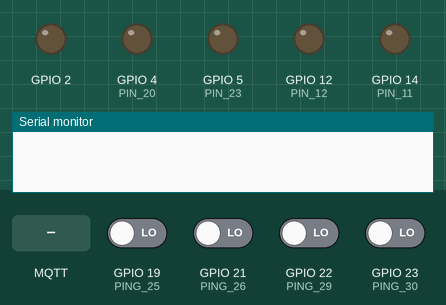
This sketch was run on a simulated ESP32. Shown: output pins drawn as LEDs (lit = HIGH), the last lines printed to the serial monitor. Inputs (shaded band) come from the test bench; at power-on: GPIO 19 (PING_25), GPIO 21 (PING_26), GPIO 22 (PING_29), GPIO 23 (PING_30) LOW. WiFi joins after 1.5 s; servers stay silent unless stated; no MQTT or app messages arrive unless stated.

Above: at 0.0 s.
At 3.2 s:
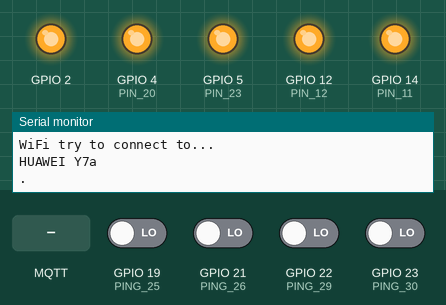
3.3 s: MQTT message "NR/ap/tillerBy" arrives on the first subscribed topic
At 4.01 s:
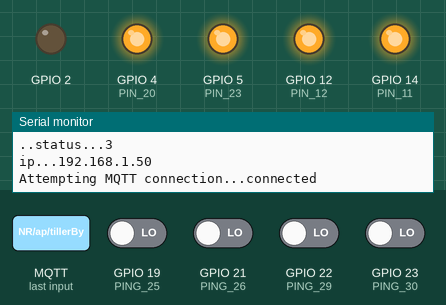
5.5 s: MQTT message "iobox/adcHz" arrives on the first subscribed topic
7.0 s: MQTT message "1" arrives on the second subscribed topic
Timing chart, 0 to 10.0 s (numbered marks = the images above; inputs shaded):
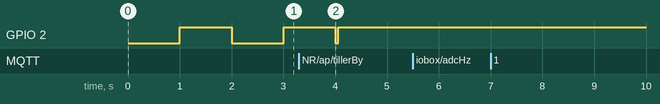

The sketch:

esp32iobox1.ino
```cpp
//#include <ESP8266WiFi.h>
#include <WiFi.h>
#include <PubSubClient.h>
#include <ArduinoOTA.h>

char *ap_ssid[] = {  "apHome",        "DIRECT-7u-SecureTether-svOiysh7" , "HUAWEI Y7a"           };
char *ap_pass[] = {  "123456789",     "9egHgaWh",                        "srytyfrytybangbang"  };
char *mq_server[] = { "192.168.1.1",  "192.168.49.1",                   "192.168.43.1"  };
char apCount = 2; // count of Access points starting from 0
char *mqClient = "boxio11";
int boxioNo = 1;

char apAt = 2; // start from 0 !!! for debug force
char mqAt = 1;
bool apOk = false;
int mq_port = 10883;
#define MQMSG_BUFFER_SIZE  (50)
char mqmsg[MQMSG_BUFFER_SIZE];
bool ledStatus = false;

int apReconnects = 0;
int mqReconnects = 0;
int uaErr = 0;
long adcHz = 1;


long iter = 0;

long swUpTo = 0;
long ticker = 0;


void ph(String msg){
  Serial.print(msg);
}
void phnl(String msg){
  Serial.println(msg);
}


WiFiClient espClient;

PubSubClient client(espClient);
String uamsg = "";


char* tmpPayload;
long swFor = 0;
void mqcallback(char* topic, byte* payload, unsigned int length){

  tmpPayload = (char*)payload;
  tmpPayload[length] = 0;
  String str = String(tmpPayload);
  ph("\ngot topic:["+String(topic)+"] msg:["+str+"]");
  //ph( str );
  /*
  ph("Message arrived [");
  ph("] payload:");
  ph("[");
  ph("] len:");
  phnl(String(length));
  */

  if( String( topic ) == "NR/ap/tillerBy" ){
    swFor = strtol( str.c_str(), NULL, 10 );


    ledOn();
    digitalWrite( 5, HIGH );
    digitalWrite( 4, HIGH );

    if( swFor>0 ){
      digitalWrite( 5, LOW );
      swUpTo = ticker + swFor;
    }else{
      digitalWrite( 4, LOW );
      swUpTo = ticker - swFor;

    }

  }else if(String( topic ).equals("iobox/adcHz") ){
    adcHz = atoi( str.c_str() );

  }else if(String( topic ).equals("iobox/p") ){
    String piStr = str.substring(0, str.indexOf(':') );
    int pi = atoi( piStr.c_str() );
    String stateT = str.substring(str.indexOf(':')+1);
    if( stateT.equals( "1" ) ){
      ph("\nGPIO"+String(pi)+" to HI\n");
      digitalWrite( pi, HIGH);
    }else{
      ph("\nGPIO"+String(pi)+" to LOW\n");
      digitalWrite( pi, LOW);
    }

  }else if( String( topic ) == "boxio1/cmd" ){
    if( str == "led:On" )
      ledOn();
    else if( str == "led:Off" )
      ledOff();

    else if( str == "p5:On" )
      digitalWrite( 5, HIGH);
    else if( str == "p5:Off" )
      digitalWrite( 5, LOW);

    else if( str == "p4:On" )
      digitalWrite( 4, HIGH);
    else if( str == "p4:Off" )
      digitalWrite( 4, LOW);

    else if( str == "p14:On" )
      digitalWrite( 14, HIGH);
    else if( str == "p14:Off" )
      digitalWrite( 14, LOW);

    else if( str == "p12:On" )
      digitalWrite( 12, HIGH);
    else if( str == "p12:Off" )
      digitalWrite( 12, LOW);

  }


}

void setMqtt(){
  client.setServer(mq_server[apAt], mq_port);
  client.setCallback( mqcallback );
}

void ledOff(){
  digitalWrite( 2, HIGH);
  ledStatus = false;
}

void ledOn(){
  digitalWrite( 2, LOW);
  ledStatus = true;
}

void ledToggle(){
  if( ledStatus ){
    ledOff();
  }else{
    ledOn();
  }

}


void setup() {
  // put your setup code here, to run once:

  delay(1000);
  // out  ledPin,   4,  5,  12, 14
  // stTO H              H   H   H   H
  pinMode(2, OUTPUT);
  ledOff();
  pinMode(4, OUTPUT);       // PIN 20
  digitalWrite( 4, HIGH);
  pinMode(5, OUTPUT);       // PIN 23
  digitalWrite( 5, HIGH);
  pinMode(12, OUTPUT);      // PIN 12
  digitalWrite( 12, HIGH);
  pinMode(14, OUTPUT);      // PIN 11
  digitalWrite( 14, HIGH);

  // INPUTS 23, 22, 21, 19
  pinMode( 23 , INPUT);     // PING 30
  pinMode( 22 , INPUT);     // PING 29
  pinMode( 21 , INPUT);     // PING 26
  pinMode( 19 , INPUT);     // PING 25

  /*
  // ADC  36, 39, 34, 35
  pinMode(36, INPUT);      // PIN 2
  pinMode(39, INPUT);      // PIN 3
  pinMode(34, INPUT);      // PIN 4
  pinMode(35, INPUT);      // PIN 5
  // int potValue = analogRead(potPin);
  */


  Serial.begin(115200);

  WiFi.mode(WIFI_STA);

  delay(1000);

  ArduinoOTA.setHostname(mqClient);
  ArduinoOTA.setPassword("box");
  ArduinoOTA.onStart([]() {
    String type;
    if (ArduinoOTA.getCommand() == U_FLASH) {
      type = "sketch";
    } else { // U_FS
      type = "filesystem";
    }

  });
  ArduinoOTA.onEnd([]() {
  });
  ArduinoOTA.onProgress([](unsigned int progress, unsigned int total) {
  });
  ArduinoOTA.onError([](ota_error_t error) {
  });
  ArduinoOTA.begin();


}

char apMaxLoops = 15;
char apLoop = 0;
bool doWifi(){
  if( WiFi.status() != WL_CONNECTED ){
    apOk = false;
    apReconnects++;
    phnl("WiFi try to connect to...");
    phnl(ap_ssid[apAt]);
    WiFi.begin( ap_ssid[apAt], ap_pass[apAt] );
    apOk = false;
    for( apLoop=0; apLoop<apMaxLoops; apLoop++ ){
      ledToggle();
      delay(1000);
      ph(".");
      if (WiFi.status() == WL_CONNECTED) {
        apOk = true;

        setMqtt();

        break;
      }
    }
    if( apOk == false ){
      phnl("WiFi not found try different next time");
      apAt++;
      if( apAt > apCount )
        apAt = 0;
      return false;
    }else{
      ph( "status...");
      phnl( String((int)WiFi.status()) );
      ph( "ip...");
      phnl( WiFi.localIP().toString() );
      ledOff();
      return true;
    }

  }else
    return true;

}

char mqRecMax = 10;
char mqLoop = 0;
bool mqReconnect() {
  // Loop until we're reconnected
  mqLoop = 0;
  while (!client.connected()) {
    ph("Attempting MQTT connection...");
    ledToggle();
    if( mqLoop>mqRecMax)
      return false;

    if (client.connect(String(mqClient).c_str())) {
      ph("connected");
      String topic = String(mqClient)+"/cmd";
      client.subscribe( topic.c_str() );
      client.subscribe( "NR/ap/tillerBy" );
      client.subscribe( "iobox/p" );
      client.subscribe( "boxio1/#" );

      client.publish(
        String( String(mqClient)+"/status/apReconnects" ).c_str(),
        String( apReconnects ).c_str()
        );
      client.publish(
        String( String(mqClient)+"/status/mqReconnects" ).c_str(),
        String( mqReconnects ).c_str()
        );
      ledOff();
      return true;

    } else {
      ph("failed, rc=");
      ph( String( (char*)client.state() ) );
      phnl(" try again in 1 seconds");
      // Wait 5 seconds before retrying
      delay(1000);
      mqLoop++;
    }
  }
  return true;
}

bool doMqtt(){
  if (!client.connected()) {
    mqReconnects++;
    return mqReconnect();

  }else{
    client.loop();
    return true;
  }

}


void doUart(){

  if( Serial.available() ){
    uamsg = Serial.readStringUntil('\n');
    Serial.flush();


    }else{
      client.publish(
        String( String(mqClient)+"/suart/raw" ).c_str(),
        uamsg.c_str()
        );
      uaErr++;
      client.publish(
        String(String(mqClient)+"/suart/chkSumErr").c_str(),
        String(uaErr).c_str()
        );


  }

}

/*
Client mosq-zq88SrLuBPZgPDmUn4 received PUBLISH (d0, q0, r0, m0, 'and/boxio/1/in', ... (21 bytes))
{23:0,22:0,21:0,19:0}
Client mosq-zq88SrLuBPZgPDmUn4 received PUBLISH (d0, q0, r0, m0, 'and/boxio/1/adc/36', ... (1 bytes))
0
Client mosq-zq88SrLuBPZgPDmUn4 received PUBLISH (d0, q0, r0, m0, 'and/boxio/1/adc/39', ... (1 bytes))
0
Client mosq-zq88SrLuBPZgPDmUn4 received PUBLISH (d0, q0, r0, m0, 'and/boxio/1/adc/34', ... (1 bytes))
0
Client mosq-zq88SrLuBPZgPDmUn4 received PUBLISH (d0, q0, r0, m0, 'and/boxio/1/adc/35', ... (1 bytes))


*/


int pushIter = 0;
void loop() {
  ArduinoOTA.handle();

  if( doWifi() ){
    if( doMqtt() ){

      if( (iter%(10000/adcHz)) == 0 ){
        // ADC  36, 39, 34, 35
        client.publish( String("and/boxio/"+String(boxioNo)+"/adc/36").c_str(), String( analogRead( 36 ) ).c_str() );
        client.publish( String("and/boxio/"+String(boxioNo)+"/adc/39").c_str(), String( analogRead( 39 ) ).c_str() );
        client.publish( String("and/boxio/"+String(boxioNo)+"/adc/34").c_str(), String( analogRead( 34 ) ).c_str() );
        client.publish( String("and/boxio/"+String(boxioNo)+"/adc/35").c_str(), String( analogRead( 35 ) ).c_str() );

        //digitalRead( gpio );
        // INPUTS 23, 22, 21, 19
        client.publish(
          String("and/boxio/"+String(boxioNo)+"/in").c_str(),
          String("{23:"+String( digitalRead(23) )+","+
            "22:"+String( digitalRead(22) )+","+
            "21:"+String( digitalRead(21) )+","+
            "19:"+String( digitalRead(19) )+"}").c_str()
        );

      }

      if( (iter%500000) == 0 )
        client.publish(
          String(String(mqClient)+"/cpu/percent").c_str(),
          String(pushIter++).c_str()
          );


      //doUart();

    }


  }

  ticker = millis();

  if( ticker > swUpTo ){
    digitalWrite( 5, HIGH );
    digitalWrite( 4, HIGH );
    ledOff();
  }

  iter++;
  //delay(1);
}
```
